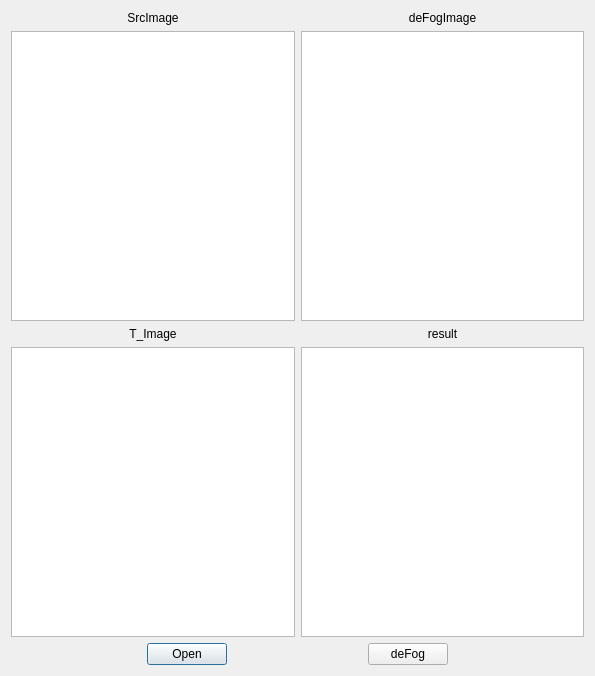
<?xml version="1.0" encoding="UTF-8"?>
<ui version="4.0">
 <class>Dialog</class>
 <widget class="QDialog" name="Dialog">
  <property name="geometry">
   <rect>
    <x>0</x>
    <y>0</y>
    <width>595</width>
    <height>676</height>
   </rect>
  </property>
  <property name="windowTitle">
   <string>Dialog</string>
  </property>
  <layout class="QVBoxLayout" name="verticalLayout_5">
   <item>
    <layout class="QGridLayout" name="gridLayout">
     <item row="0" column="0">
      <layout class="QVBoxLayout" name="verticalLayout">
       <item>
        <widget class="QLabel" name="label">
         <property name="frameShadow">
          <enum>QFrame::Sunken</enum>
         </property>
         <property name="lineWidth">
          <number>4</number>
         </property>
         <property name="text">
          <string>SrcImage</string>
         </property>
         <property name="alignment">
          <set>Qt::AlignCenter</set>
         </property>
         <property name="wordWrap">
          <bool>false</bool>
         </property>
        </widget>
       </item>
       <item>
        <widget class="QGraphicsView" name="srcImage">
         <property name="minimumSize">
          <size>
           <width>280</width>
           <height>280</height>
          </size>
         </property>
        </widget>
       </item>
      </layout>
     </item>
     <item row="0" column="1">
      <layout class="QVBoxLayout" name="verticalLayout_2">
       <item>
        <widget class="QLabel" name="label_2">
         <property name="text">
          <string>deFogImage</string>
         </property>
         <property name="alignment">
          <set>Qt::AlignCenter</set>
         </property>
        </widget>
       </item>
       <item>
        <widget class="QGraphicsView" name="deFogImage">
         <property name="minimumSize">
          <size>
           <width>280</width>
           <height>280</height>
          </size>
         </property>
        </widget>
       </item>
      </layout>
     </item>
     <item row="1" column="0">
      <layout class="QVBoxLayout" name="verticalLayout_3">
       <item>
        <widget class="QLabel" name="label_3">
         <property name="text">
          <string>T_Image</string>
         </property>
         <property name="alignment">
          <set>Qt::AlignCenter</set>
         </property>
        </widget>
       </item>
       <item>
        <widget class="QGraphicsView" name="tImage">
         <property name="minimumSize">
          <size>
           <width>280</width>
           <height>280</height>
          </size>
         </property>
        </widget>
       </item>
      </layout>
     </item>
     <item row="1" column="1">
      <layout class="QVBoxLayout" name="verticalLayout_4">
       <item>
        <widget class="QLabel" name="label_4">
         <property name="text">
          <string>result</string>
         </property>
         <property name="alignment">
          <set>Qt::AlignCenter</set>
         </property>
        </widget>
       </item>
       <item>
        <widget class="QGraphicsView" name="stretchImage">
         <property name="minimumSize">
          <size>
           <width>280</width>
           <height>280</height>
          </size>
         </property>
        </widget>
       </item>
      </layout>
     </item>
    </layout>
   </item>
   <item>
    <layout class="QHBoxLayout" name="horizontalLayout">
     <item>
      <spacer name="horizontalSpacer">
       <property name="orientation">
        <enum>Qt::Horizontal</enum>
       </property>
       <property name="sizeHint" stdset="0">
        <size>
         <width>40</width>
         <height>20</height>
        </size>
       </property>
      </spacer>
     </item>
     <item>
      <widget class="QPushButton" name="openButton">
       <property name="text">
        <string>Open</string>
       </property>
      </widget>
     </item>
     <item>
      <spacer name="horizontalSpacer_2">
       <property name="orientation">
        <enum>Qt::Horizontal</enum>
       </property>
       <property name="sizeHint" stdset="0">
        <size>
         <width>40</width>
         <height>20</height>
        </size>
       </property>
      </spacer>
     </item>
     <item>
      <widget class="QPushButton" name="deFogButton">
       <property name="text">
        <string>deFog</string>
       </property>
      </widget>
     </item>
     <item>
      <spacer name="horizontalSpacer_3">
       <property name="orientation">
        <enum>Qt::Horizontal</enum>
       </property>
       <property name="sizeHint" stdset="0">
        <size>
         <width>40</width>
         <height>20</height>
        </size>
       </property>
      </spacer>
     </item>
    </layout>
   </item>
  </layout>
 </widget>
 <layoutdefault spacing="6" margin="11"/>
 <resources/>
 <connections/>
</ui>
